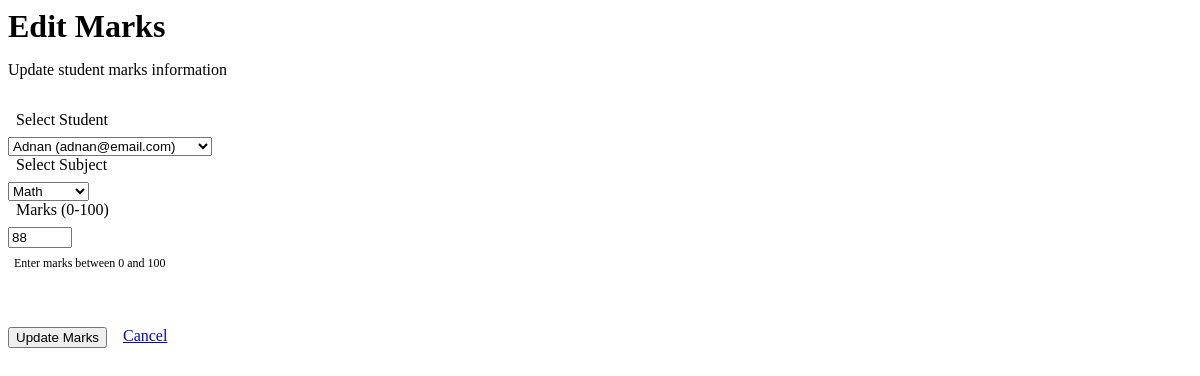
Screenshot of /edit_marks.php?id=1 (signed in) with the database file from the repository.
### tables this page shows
CREATE TABLE `marks` (
  `id` int(11) NOT NULL,
  `student_id` int(11) DEFAULT NULL,
  `subject_id` int(11) DEFAULT NULL,
  `marks` int(11) DEFAULT NULL
);

CREATE TABLE `users` (
  `id` int(11) NOT NULL,
  `name` varchar(100) DEFAULT NULL,
  `email` varchar(100) DEFAULT NULL,
  `password` varchar(100) DEFAULT NULL,
  `role` enum('admin','teacher','student') NOT NULL
);

CREATE TABLE `subjects` (
  `id` int(11) NOT NULL,
  `subject_name` varchar(100) DEFAULT NULL
);

### edit_marks.php (the view, shortened to what this page needs)
<?php
include 'config.php';
if (isset($_GET['id']) && !empty($_GET['id'])) {
    $marks_id = mysqli_real_escape_string($conn, $_GET['id']);
    $query = "SELECT m.id, m.student_id, m.subject_id, m.marks, u.name as student_name, s.subject_name
              FROM marks m
              JOIN users u ON m.student_id = u.id
              JOIN subjects s ON m.subject_id = s.id
              WHERE m.id = '$marks_id'";
    $result = mysqli_query($conn, $query);
    $marks_record = mysqli_fetch_assoc($result);
} else {
    header("Location: view_marks.php");
    exit();
}
$students = mysqli_query($conn, "SELECT * FROM users WHERE role='student' ORDER BY name");
$subjects = mysqli_query($conn, "SELECT * FROM subjects ORDER BY subject_name");
?>
<div class="main-content">
    <div class="page-header">
        <h1>Edit Marks</h1>
        <p class="text-secondary">Update student marks information</p>
    </div>
    <?php if (isset($marks_record)): ?>
        <form method="POST" class="modern-form">
            <div class="form-group">
                <label for="student_id" class="form-label">
                    Select Student
                </label>
                <select name="student_id" id="student_id" class="form-select" required>
                    <?php while($r = mysqli_fetch_assoc($students)): ?>
                        <option value="<?php echo $r['id']; ?>" <?php echo ($r['id'] == $marks_record['student_id']) ? 'selected' : ''; ?>>
                            <?php echo htmlspecialchars($r['name']); ?> (<?php echo htmlspecialchars($r['email']); ?>)
                        </option>
                    <?php endwhile; ?>
                </select>
            </div>
            <div class="form-group">
                <label for="subject_id" class="form-label">
                    Select Subject
                </label>
                <select name="subject_id" id="subject_id" class="form-select" required>
                    <?php while($r = mysqli_fetch_assoc($subjects)): ?>
                        <option value="<?php echo $r['id']; ?>" <?php echo ($r['id'] == $marks_record['subject_id']) ? 'selected' : ''; ?>>
                            <?php echo htmlspecialchars($r['subject_name']); ?>
                        </option>
                    <?php endwhile; ?>
                </select>
            </div>
            <div class="form-group">
                <label for="marks" class="form-label">
                    Marks (0-100)
                </label>
                <input type="number"
                       id="marks"
                       name="marks"
                       class="form-input"
                       value="<?php echo $marks_record['marks']; ?>"
                       placeholder="Enter marks (e.g., 85)"
                       min="0"
                       max="100"
                       required>
                <div class="form-hint">
                    Enter marks between 0 and 100
                </div>
            </div>
            <div class="form-actions">
                <button type="submit" name="update_marks" class="btn btn-primary">
                    Update Marks
                </button>
                <a href="view_marks.php" class="btn btn-secondary">
                    Cancel
                </a>
            </div>
        </form>
    <?php endif; ?>
</div>

### edit_marks.php (style rules this page uses)
.page-header { margin-bottom: 2rem; }
.page-header h1 { font-size: 2rem; font-weight: 700; color: var(--text-primary); margin-bottom: 0.5rem; }
.text-secondary { color: var(--text-secondary); }
.modern-form { max-width: 500px; }
.form-label { display: flex; align-items: center; gap: 0.5rem; font-weight: 500; color: var(--text-primary); margin-bottom: 0.5rem; }
.form-hint { display: flex; align-items: center; gap: 0.375rem; margin-top: 0.5rem; font-size: 0.75rem; color: var(--text-secondary); }
.form-actions { display: flex; gap: 1rem; margin-top: 2rem; padding-top: 1.5rem; border-top: 1px solid var(--border); }

### rows the page displays
marks: student_id "Adnan (adnan@email.com)", subject_id "Math", marks "88"
